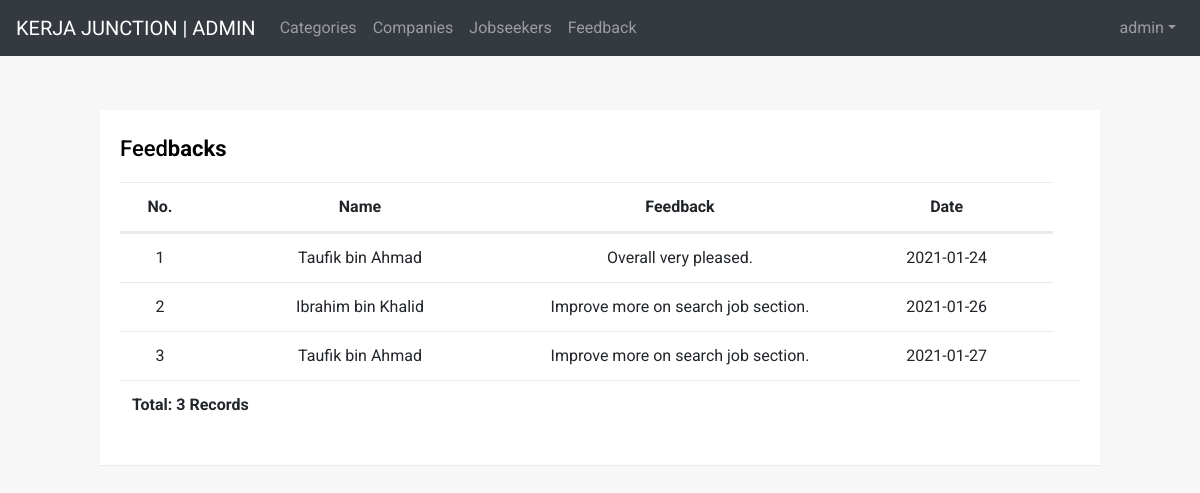
The page /admin/feedback.php (signed in) on the database its author committed.
### tables this page shows
CREATE TABLE `feedback` (
  `feedback_ID` int(110) NOT NULL,
  `jobseeker_Name` varchar(50) NOT NULL,
  `feedback_Description` text NOT NULL,
  `feedback_Date` date NOT NULL
);

### admin/feedback.php (the view, shortened to what this page needs)
<!DOCTYPE html>
<html lang="en">
<head>
<link rel="stylesheet" href="https://stackpath.bootstrapcdn.com/bootstrap/4.5.0/css/bootstrap.min.css">
<link rel="stylesheet" href="https://maxcdn.bootstrapcdn.com/font-awesome/4.7.0/css/font-awesome.min.css">
</head>
<body>
<?php require 'menu.php';?>
<div class="container-lg">
    <div class="table-responsive">
        <div class="table-wrapper">
            <div class="table-title">
                <div class="row">
                    <div class="col-sm-8"><h2>Feed<b>backs</b></h2></div>
                </div>
            </div>
            <table class="table">
                <thead align="center">
                    <tr class="d-flex">
                        <th class="col-3">No.</th>
                        <th class="col-12">Name</th>
                        <th class="col-12">Feedback</th>
                        <th class="col-8">Date</th>
                    </tr>
                </thead>
                <tbody>
                    <?php
                        require '../includes/db_connect.php';
                        $i = 1;
                        $sql = "SELECT * FROM feedback";
                        $result = mysqli_query($connect, $sql);
                        while($row = mysqli_fetch_assoc($result)){
                        Print '<tr class="d-flex">
                        <td align="center" class="col-3">'.$i.'</font></td>
                        <td align="center" class="col-12">'.$row['jobseeker_Name'].'</td>
                        <td align="center" class="col-12">'.$row['feedback_Description'].'</td>
                        <td align="center" class="col-8">'.$row['feedback_Date'].'</td>
                        ';
                        $i++;?>
                    <?php echo "</tr>"; ?>
        <?php
        }
            $records = mysqli_num_rows($result);
    ?>
                    <tr class='table borderless'>
                        <td colspan="3"><div align="left"><?php echo "<b>Total: ".$records." Records</b>"; ?> </div></td>
                      </tr>
                </tbody>
            </table>
        </div>
    </div>
</div>
</body>
</html>

### admin/feedback.php (style rules this page uses)
body { color: #404E67; background: #F5F7FA; font-family: 'Roboto', sans-serif; }
.table-wrapper { width: 1000px; margin: 30px auto; background: #fff; padding: 20px; box-shadow: 0 1px 1px rgba(0,0,0,.05); }
.table-title { padding-bottom: 10px; margin: 0 0 10px; }
.table-title h2 { margin: 6px 0 0; font-size: 22px; }
table.table { table-layout: fixed; }
table.table tr th, table.table tr td { border-color: #e9e9e9; }
table.table th:last-child { width: 100px; }

### admin/menu.php (style rules this page uses)
body { color: black; background: #f7f7f7; font-family: 'Roboto', sans-serif; }

### rows shown on the page
feedback: jobseeker_Name "Taufik bin Ahmad", feedback_Description "Overall very pleased.", feedback_Date "2021-01-24"
feedback: jobseeker_Name "Ibrahim bin Khalid", feedback_Description "Improve more on search job section.", feedback_Date "2021-01-26"
feedback: jobseeker_Name "Taufik bin Ahmad", feedback_Description "Improve more on search job section.", feedback_Date "2021-01-27"

### other values the page prints
$_SESSION["username"] "admin"
$records "3"
